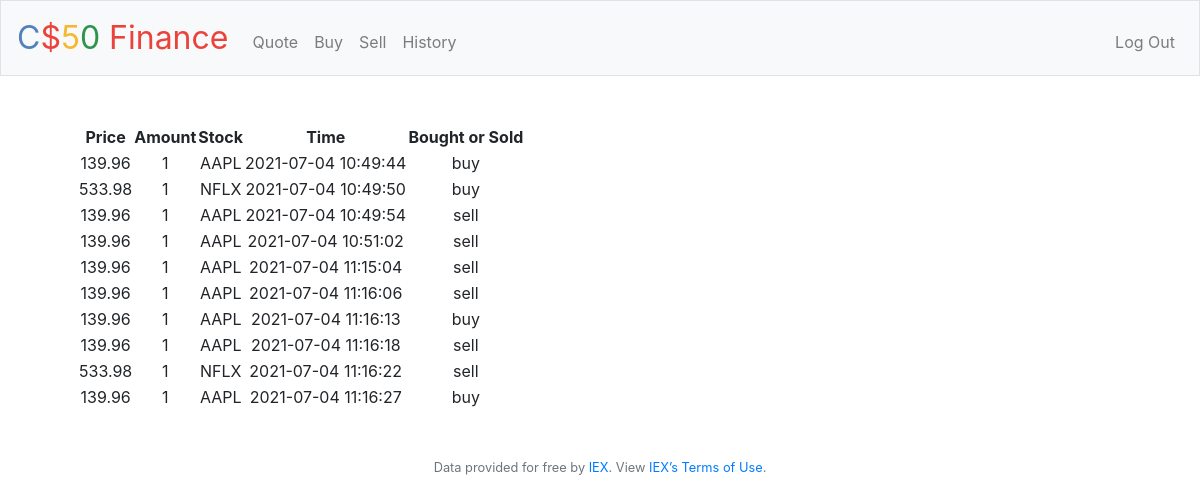
Screenshot of /history (signed in) with the database file from the repository.
### tables this page shows
CREATE TABLE 'transactions' ( id INTEGER PRIMARY KEY, 'price' real NOT NULL, amount INTEGER NULL, stock TEXT NOT NULL, timestamp DATETIME DEFAULT CURRENT_TIMESTAMP, buy_sell TEXT, user_id INTEGER NOT NULL, active TEXT NOT NULL, FOREIGN KEY (user_id) REFERENCES users(id));

### application.py (the view)
@app.route("/history")
@login_required
def history():
    rows = db.execute("SELECT price, stock, amount, buy_sell, timestamp FROM transactions JOIN users on users.id = transactions.user_id WHERE users.id = ?", session["user_id"])
    return render_template("history.html", rows = rows)

### application.py (called while the page is built)
@app.after_request
def after_request(response):
    response.headers["Cache-Control"] = "no-cache, no-store, must-revalidate"
    response.headers["Expires"] = 0
    response.headers["Pragma"] = "no-cache"
    return response

### helpers.py (called while the page is built)
def login_required(f):
    @wraps(f)
    def decorated_function(*args, **kwargs):
        if session.get("user_id") is None:
            return redirect("/login")
        return f(*args, **kwargs)
    return decorated_function

### templates/history.html (shortened to what this page needs)
{% extends "layout.html" %}
{% block main %}
<table>
<tr>
    <th>Price</th>
    <th>Amount</th>
    <th>Stock</th>
    <th>Time</th>
    <th>Bought or Sold</th>
</tr>
{% for row in rows %}
    <tr>
        <td>{{ row['price'] }}</td>
        <td>{{ row['amount'] }}</td>
        <td>{{ row['stock'] }}</td>
        <td>{{ row['timestamp'] }}</td>
        <td>{{ row['buy_sell'] }}</td>
    </tr>
{% endfor %}
</table>
{% endblock %}

### templates/layout.html (shortened to what this page needs)
<!DOCTYPE html>
<html lang="en">
    <head>
        <link rel="stylesheet" href="https://cdn.jsdelivr.net/npm/bootstrap@4.5.3/dist/css/bootstrap.min.css">
        <link href="/static/styles.css" rel="stylesheet">
    </head>
    <body>
        <nav class="navbar navbar-expand-md navbar-light bg-light border">
            <a class="navbar-brand" href="/"><span class="blue">C</span><span class="red">$</span><span class="yellow">5</span><span class="green">0</span> <span class="red">Finance</span></a>
            <div class="collapse navbar-collapse" id="navbar">
                {% if session.user_id %}
                    <ul class="navbar-nav mr-auto mt-2">
                        <li class="nav-item"><a class="nav-link" href="/quote">Quote</a></li>
                        <li class="nav-item"><a class="nav-link" href="/buy">Buy</a></li>
                        <li class="nav-item"><a class="nav-link" href="/sell">Sell</a></li>
                        <li class="nav-item"><a class="nav-link" href="/history">History</a></li>
                    </ul>
                    <ul class="navbar-nav ml-auto mt-2">
                        <li class="nav-item"><a class="nav-link" href="/logout">Log Out</a></li>
                    </ul>
                {% else %}
                    <ul class="navbar-nav ml-auto mt-2">
                        <li class="nav-item"><a class="nav-link" href="/register">Register</a></li>
                        <li class="nav-item"><a class="nav-link" href="/login">Log In</a></li>
                    </ul>
                {% endif %}
            </div>
        </nav>
        <main class="container p-5">
            {% block main %}{% endblock %}
        </main>
        <footer class="small text-center text-muted">
            Data provided for free by <a href="https://iextrading.com/developer">IEX</a>. View <a href="https://iextrading.com/api-exhibit-a/">IEX’s Terms of Use</a>.
        </footer>
    </body>
</html>

### static/styles.css (style rules this page uses)
nav .navbar-brand { font-size: xx-large; }
nav .navbar-brand .blue { color: #537fbe; }
nav .navbar-brand .red { color: #ea433b; }
nav .navbar-brand .yellow { color: #f5b82e; }
nav .navbar-brand .green { color: #2e944b; }
main { overflow-x: auto; text-align: center; }

### rows the page displays
transactions: price "139.96", amount "1", stock "AAPL", timestamp "2021-07-04 10:49:44", buy_sell "buy"
transactions: price "533.98", amount "1", stock "NFLX", timestamp "2021-07-04 10:49:50", buy_sell "buy"
transactions: price "139.96", amount "1", stock "AAPL", timestamp "2021-07-04 10:49:54", buy_sell "sell"
transactions: price "139.96", amount "1", stock "AAPL", timestamp "2021-07-04 10:51:02", buy_sell "sell"
transactions: price "139.96", amount "1", stock "AAPL", timestamp "2021-07-04 11:15:04", buy_sell "sell"
transactions: price "139.96", amount "1", stock "AAPL", timestamp "2021-07-04 11:16:06", buy_sell "sell"
transactions: price "139.96", amount "1", stock "AAPL", timestamp "2021-07-04 11:16:13", buy_sell "buy"
transactions: price "139.96", amount "1", stock "AAPL", timestamp "2021-07-04 11:16:18", buy_sell "sell"
transactions: price "533.98", amount "1", stock "NFLX", timestamp "2021-07-04 11:16:22", buy_sell "sell"
transactions: price "139.96", amount "1", stock "AAPL", timestamp "2021-07-04 11:16:27", buy_sell "buy"
